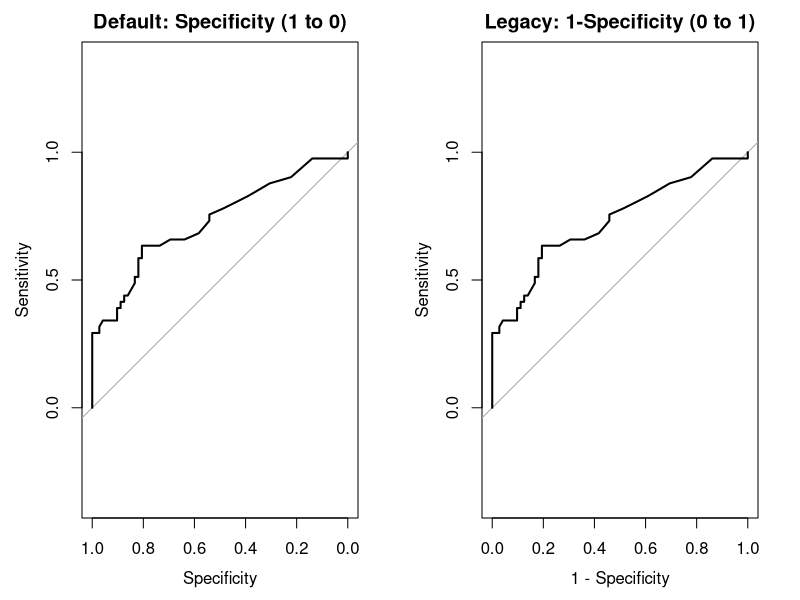
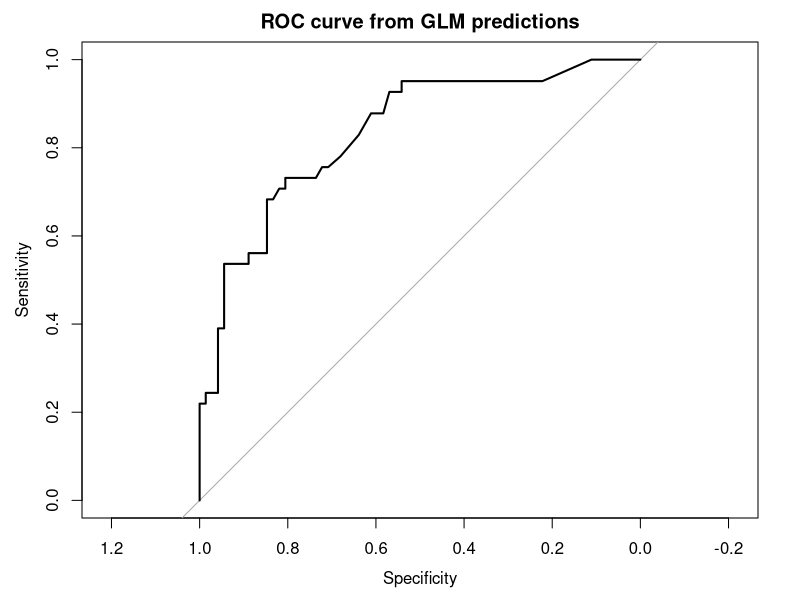
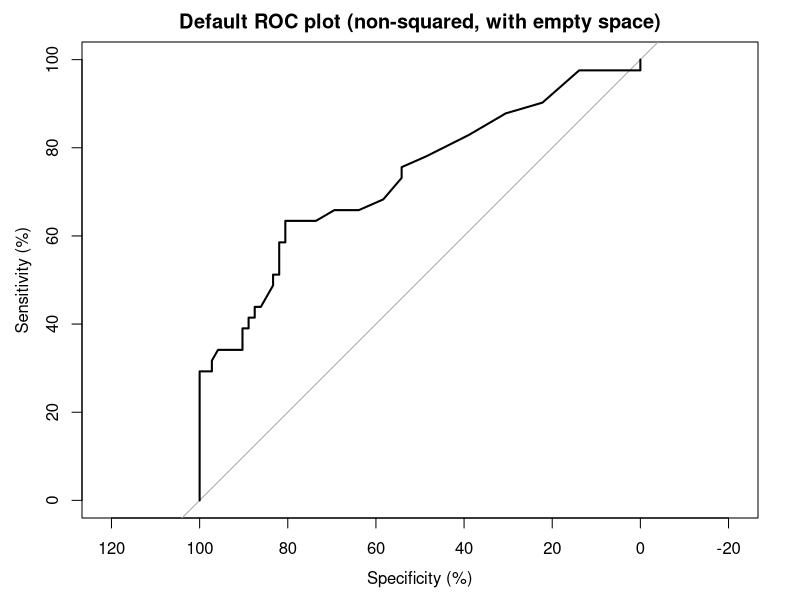
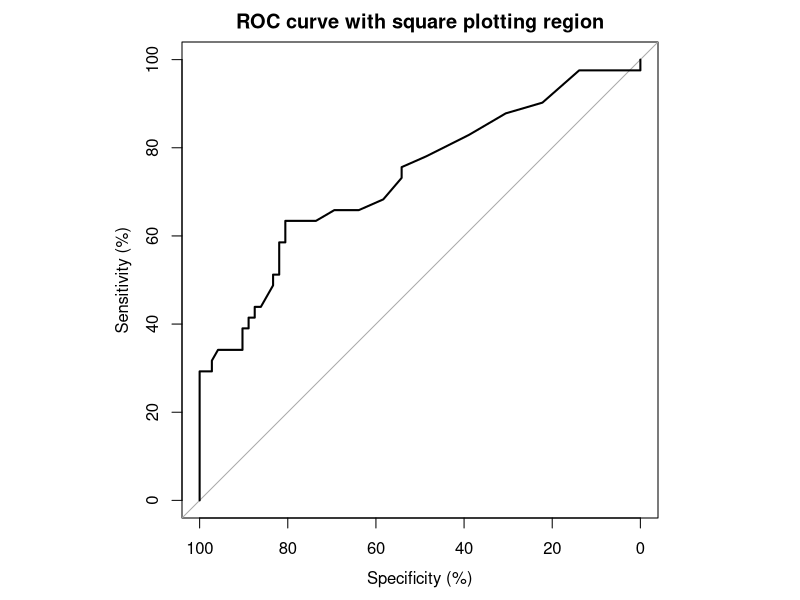
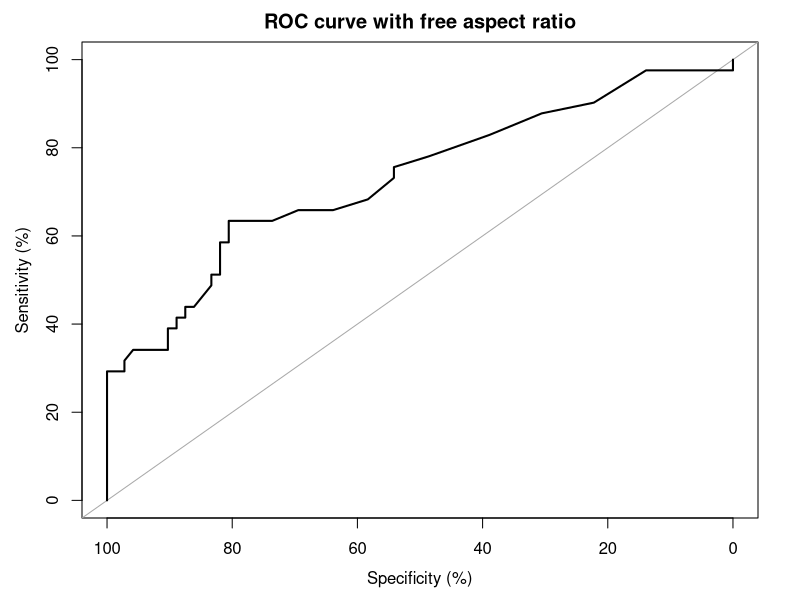

The R script that drew these images, in order:
## ---- chunk 1
knitr::opts_chunk$set(
  collapse = TRUE,
  comment = "#>",
  message = FALSE,
  warning = FALSE
)
## ---- chunk 2
library(pROC)
data(aSAH)

# Create a ROC curve
rocobj <- roc(aSAH$outcome, aSAH$s100b)

# Plot with default axis (Specificity from 1 to 0)
par(mfrow = c(1, 2))
plot(rocobj, main = "Default: Specificity (1 to 0)")

# Plot with legacy axis (1-Specificity from 0 to 1)
plot(rocobj, main = "Legacy: 1-Specificity (0 to 1)", 
     legacy.axes = TRUE)
par(mfrow = c(1, 1))
## ---- chunk 3
# Fit a logistic regression model
model <- glm(outcome ~ s100b + wfns, data = aSAH, family = binomial)

# Get predicted probabilities
predictions <- predict(model, type = "response")

# Create ROC curve with the predictions
roc_glm <- roc(aSAH$outcome, predictions)

# Plot and compute AUC
plot(roc_glm, main = "ROC curve from GLM predictions")
auc(roc_glm)
## ---- chunk 4
rocobj <- roc(aSAH$outcome, aSAH$s100b, percent = TRUE)
plot(rocobj, main = "Default ROC plot (non-squared, with empty space)")
## ---- chunk 5
par(pty = "s")
rocobj <- roc(aSAH$outcome, aSAH$s100b, percent = TRUE)
plot(rocobj, main = "ROC curve with square plotting region")
par(pty = "m")  # Reset to default
## ---- chunk 6
rocobj <- roc(aSAH$outcome, aSAH$s100b, percent = TRUE)
plot(rocobj, main = "ROC curve with free aspect ratio", asp = NA)
## ---- chunk 7
library(pROC)
data(aSAH)
r.s100b <- roc(aSAH$outcome, aSAH$s100b, quiet = TRUE)
coords(r.s100b, "best")
## ---- chunk 8
all.coords <- coords(r.s100b, "all", ret = c("threshold", "sensitivity", "specificity"),
                     transpose = FALSE)
eligible <- all.coords[all.coords$sensitivity >= 0.75, ]
eligible[which.max(eligible$specificity), ]
## ---- chunk 9
coords(r.s100b, c(0.1, 0.2, 0.5), input = "threshold", ret = c("threshold", "sensitivity", "specificity"))
## ---- chunk 10
r.ndka <- roc(aSAH$outcome, aSAH$ndka, quiet = TRUE)
roc.test(r.s100b, r.ndka, paired = TRUE)$p.value
roc.test(r.s100b, r.ndka, paired = FALSE)$p.value
## ---- chunk 11
set.seed(12)
y <- rbinom(400, 1, 0.5)
z <- rnorm(400)
r.a <- roc(y, y * 0.6 + z, quiet = TRUE)
r.b <- roc(y, y * 0.45 + z + rnorm(400, sd = 0.5), quiet = TRUE)
ci.auc(r.a)
ci.auc(r.b)
roc.test(r.a, r.b)$p.value
## ---- chunk 12
roc(aSAH$outcome, aSAH$s100b)$levels
## ---- chunk 13
auc(roc(aSAH$outcome, aSAH$s100b, levels = c("Poor", "Good"), quiet = TRUE))
auc(roc(aSAH$outcome, aSAH$s100b, levels = c("Poor", "Good"), direction = "<", quiet = TRUE))
## ---- chunk 14
d <- aSAH
d$s100b[1:3] <- NA
model <- glm(outcome ~ s100b, data = d, family = binomial)
c(data = nrow(d), fitted = length(fitted(model)), predict_newdata = length(predict(model, newdata = d)))
## ---- chunk 15
for (variable in c("s100b", "ndka")) {
  print(auc(roc_(aSAH, "outcome", variable, quiet = TRUE)))
}
## ---- chunk 16
library(MASS)
fit <- lda(Species ~ ., data = iris)
posterior <- predict(fit)$posterior
multiclass.roc(iris$Species, posterior, quiet = TRUE)$auc
